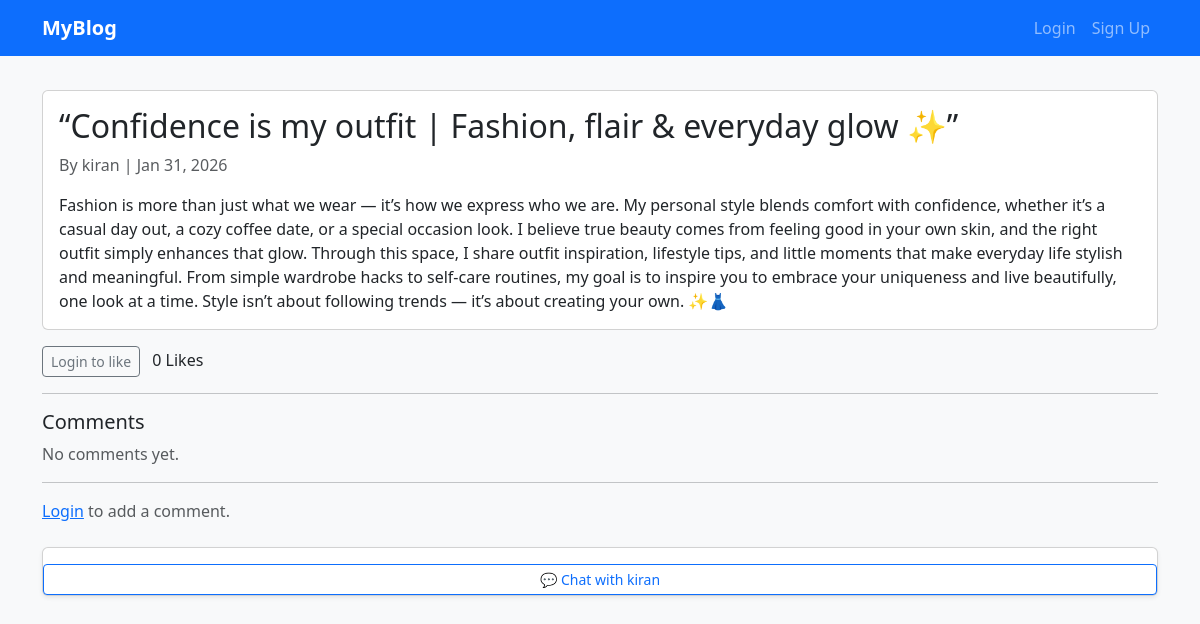
The app's page /blog/post/2/ with its own data.
### blog_app/models.py (models this page shows, shortened)
class Post(models.Model):
    title = models.CharField(max_length=200)
    content = models.TextField()
    image = models.ImageField(upload_to='posts/', blank=True, null=True)
    author = models.ForeignKey(User, on_delete=models.CASCADE)
    category = models.ForeignKey(Category, on_delete=models.SET_NULL, null=True)
    created_at = models.DateTimeField(auto_now_add=True)

### blog_app/views.py (the view, shortened to what this page needs)
# urls.py: path('post/<int:post_id>/', views.post_detail, name='post_detail'),
def post_detail(request, post_id):
    post = get_object_or_404(Post, id=post_id)
    comments = post.comments.all().order_by('-created_at')
    return render(request, 'post_detail.html', {
        'post': post,
        'comments': comments
    })

### templates/post_detail.html (shortened to what this page needs)
{% extends 'base.html' %}
{% load static %}
{% block content %}
<div class="card mt-4">
  <div class="card-body">
    <h2 class="card-title">{{ post.title }}</h2>
    <p class="text-muted">
      By {{ post.author.username }} | {{ post.created_at|date:"M d, Y" }}
    </p>
    <p class="card-text">{{ post.content }}</p>
  </div>
</div>
<form method="POST" action="{% url 'like_post' post.id %}" class="mt-3">
  {% if user.is_authenticated %}
    {% if user in post.likes.all %}
      <button class="btn btn-danger btn-sm">❤️ Unlike</button>
    {% else %}
      <button class="btn btn-outline-danger btn-sm">🤍 Like</button>
    {% endif %}
  {% else %}
    <a href="{% url 'login' %}" class="btn btn-outline-secondary btn-sm">Login to like</a>
  {% endif %}
  <span class="ms-2">{{ post.likes.count }} Likes</span>
</form>
<hr>
<h5>Comments</h5>
{% for comment in comments %}
  <div class="border rounded p-2 mb-2">
    <strong>{{ comment.user.username }}</strong>
    <small class="text-muted">{{ comment.created_at|date:"M d, Y H:i" }}</small>
    <p class="mb-1">{{ comment.text }}</p>
    {% if user == comment.user %}
      <a href="{% url 'delete_comment' comment.id %}" class="text-danger small">
        Delete
      </a>
    {% endif %}
  </div>
{% empty %}
  <p class="text-muted">No comments yet.</p>
{% endfor %}
<hr>
{% if user.is_authenticated %}
<form method="POST">
  {% csrf_token %}
  <textarea name="content" class="form-control" rows="3"
            placeholder="Add a comment..." required></textarea>
  <button class="btn btn-primary btn-sm mt-2">Post Comment</button>
</form>
{% else %}
<p class="text-muted mt-2">
  <a href="{% url 'login' %}">Login</a> to add a comment.
</p>
{% endif %}
<div class="card chat-card shadow-sm mt-4">
<a href="{% url 'author_chat' post.author.username %}"
   class="btn btn-outline-primary btn-sm mt-3">
   💬 Chat with {{ post.author.username }}
</a>
{% endblock %}

### templates/base.html (style rules this page uses)
body { font-family: 'Segoe UI', sans-serif; background-color: #f8f9fa; }

### records on screen
Post: title "“Confidence is my outfit | Fashion, flair & everyday glow ✨”", author.username "kiran", created_at "Jan 31, 2026", content "Fashion is more than just what we wear — it’s how we express who we are. My personal style blends comfort with confidence, whether it’s a casual day out, a cozy coffee date, or a special occasion look. I believe true beauty comes from feeling good in your own skin, and the right outfit simply enhances that glow. Through this space, I share outfit inspiration, lifestyle tips, and little moments that make everyday life stylish and meaningful. From simple wardrobe hacks to self-care routines, my goal is to inspire you to embrace your uniqueness and live beautifully, one look at a time. Style isn’t about following trends — it’s about creating your own. ✨👗", likes.count "0"
